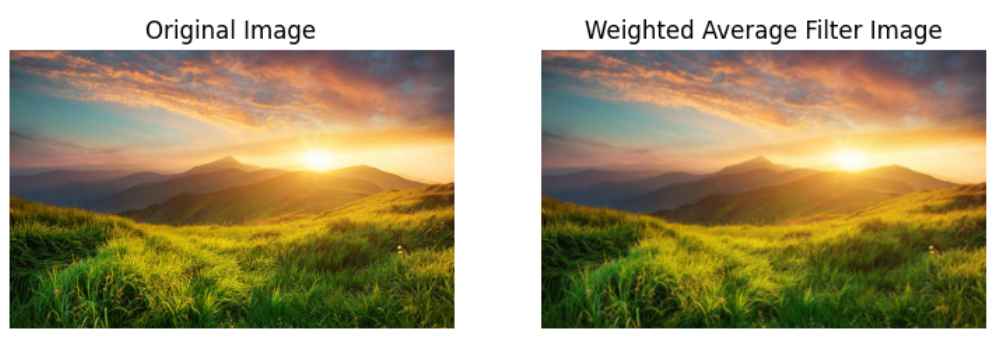
#> input picture image-1.png, 994 x 342 px, given in place of red.jpg, which was not available
$ python 'SHARPENING FILTERS.py'   (older library calls are emulated)
#> lines starting #> are read from the running program, lines starting #| are printed output that depends on the picture; pictures that were not available may be replaced by others from this repository, and a replacement may not be noted
###Sharpening Filters
# In[4]: Using Laplacian Kernal


import cv2
import matplotlib.pyplot as plt
import numpy as np

# Load the image
image1 = cv2.imread("red.jpg")
#> image1 is the input picture: shape (342, 994, 3); mean B, G, R 115.1, 152.2, 164.6

# Convert the image to RGB color space
image2 = cv2.cvtColor(image1, cv2.COLOR_BGR2RGB)

# Create the Laplacian kernel
kernel = np.array([[-1, -1, -1],
                   [-1, 8, -1],
                   [-1, -1, -1]])

# Apply the Laplacian kernel
image3 = cv2.filter2D(image2, -1, kernel)
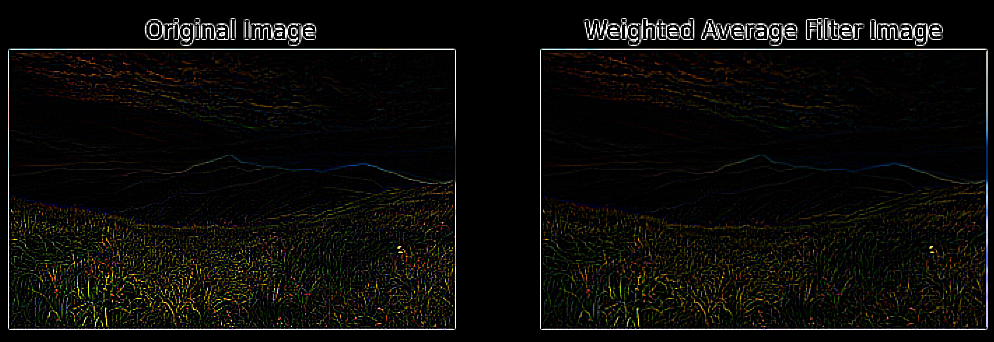
#> image3: shape (342, 994, 3); mean R, G, B 12.1, 11.6, 8.8

# Create the figure and subplots
plt.figure(figsize=(10, 8))

# Display the original image
plt.subplot(1, 2, 1)
plt.imshow(image2)
plt.title("Original Image")
plt.axis("off")

# Display the Laplacian filtered image
plt.subplot(1, 2, 2)
plt.imshow(image3)
plt.title("Laplacian Kernel")
plt.axis("off")

plt.show()
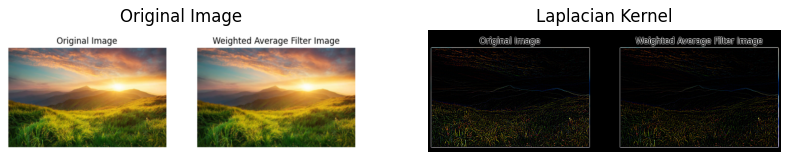
#> figure drawn by matplotlib, 2 panels


# In[5]:Using Laplacian Operator


import cv2
import matplotlib.pyplot as plt
import numpy as np

# Load the image
image1 = cv2.imread("Desktop/dipt/Implementation-of-filter/nature.jpg")
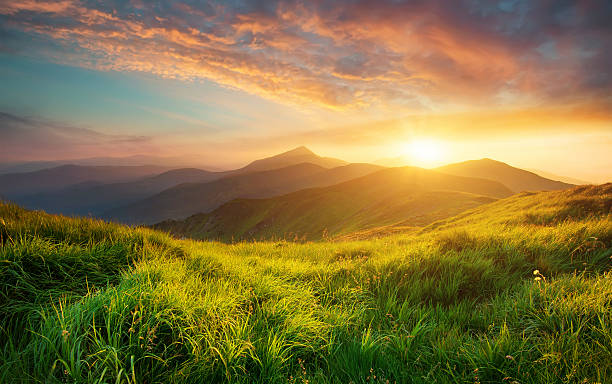
#> input picture nature.jpg, 612 x 384 px, found by its file name
#> image1 is the input picture: shape (384, 612, 3); mean B, G, R 66.6, 117.5, 134.5

# Convert the image to RGB color space
image2 = cv2.cvtColor(image1, cv2.COLOR_BGR2RGB)
#> image2: shape (384, 612, 3)

# Apply the Laplacian operator
laplacian = cv2.Laplacian(image2, cv2.CV_64F)  # Use CV_64F for better precision
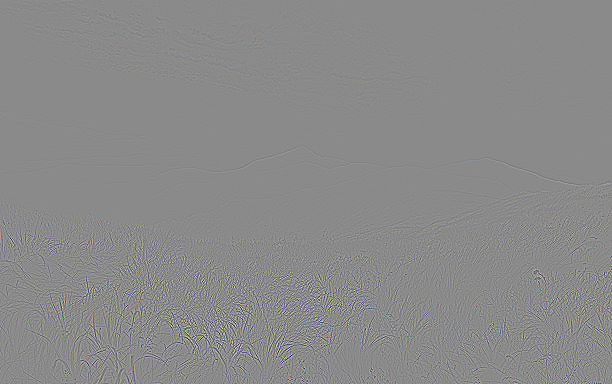
#> laplacian: shape (384, 612, 3) float64; mean R, G, B 0, 0, 0; drawn with min black and max white

# Convert the Laplacian image back to uint8 for display
laplacian = cv2.convertScaleAbs(laplacian)
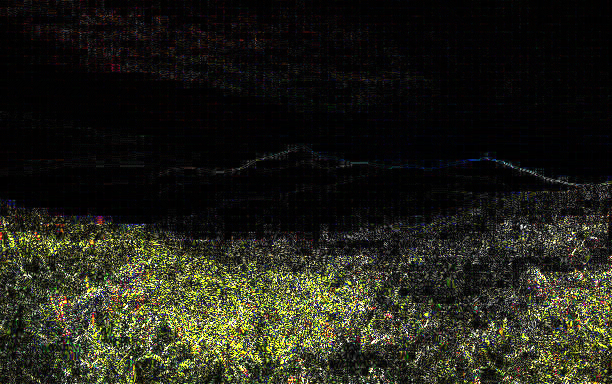
#> laplacian: shape (384, 612, 3); mean R, G, B 33.5, 34, 24.2

# Create the figure and subplots
plt.figure(figsize=(8, 8))

# Display the original image
plt.subplot(1, 2, 1)
plt.imshow(image2)
plt.title("Original Image")
plt.axis("off")

# Display the Laplacian filtered image
plt.subplot(1, 2, 2)
plt.imshow(laplacian)
plt.title("Laplacian Operator")
plt.axis("off")

plt.show()
